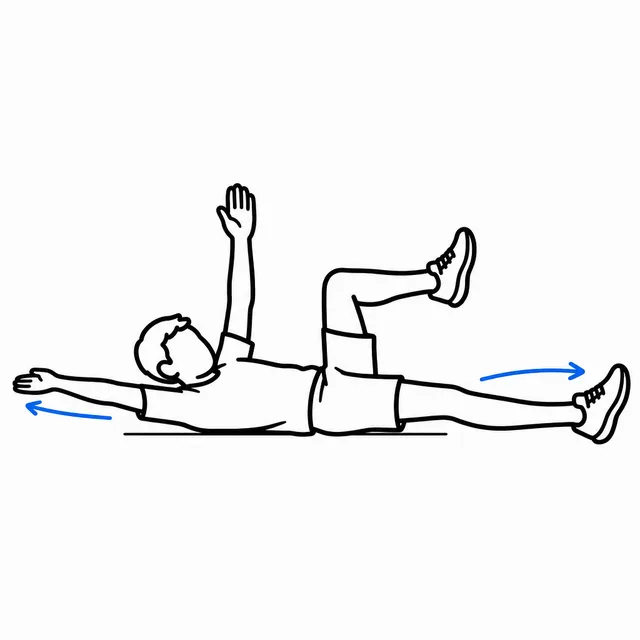
#> input picture media/draw/C1.webp, 640 x 640 px
$ python finalize-mask.py ../media/draw/C1.webp ../media/draw/C3.webp
#> lines starting #> are read from the running program, lines starting #| are printed output that depends on the picture
"""Cut a mask drawing out of its flat background and save it small for the phone.

Usage: python3 tools/finalize-mask.py <source.png> <media/masks/mN.webp>

The background is flood-filled from the four corners, so the light area inside the cage
(which the fill can't reach) stays solid. The alpha edge is thresholded then softened one
pixel, because generated edges are never clean.
"""
import sys
from PIL import Image, ImageDraw, ImageFilter

src, out = sys.argv[1], sys.argv[2]
im = Image.open(src).convert('RGB')
#> im is the input picture: PIL image 640x640 RGB; mean R, G, B 243.3, 243.5, 243.8
w, h = im.size
#> w = 640; h = 640
KEY = (255, 0, 255)
work = im.copy()
for xy in [(0, 0), (w - 1, 0), (0, h - 1), (w - 1, h - 1), (w // 2, 0), (w // 2, h - 1), (0, h // 2), (w - 1, h // 2)]:
    ImageDraw.floodfill(work, xy, KEY, thresh=28)
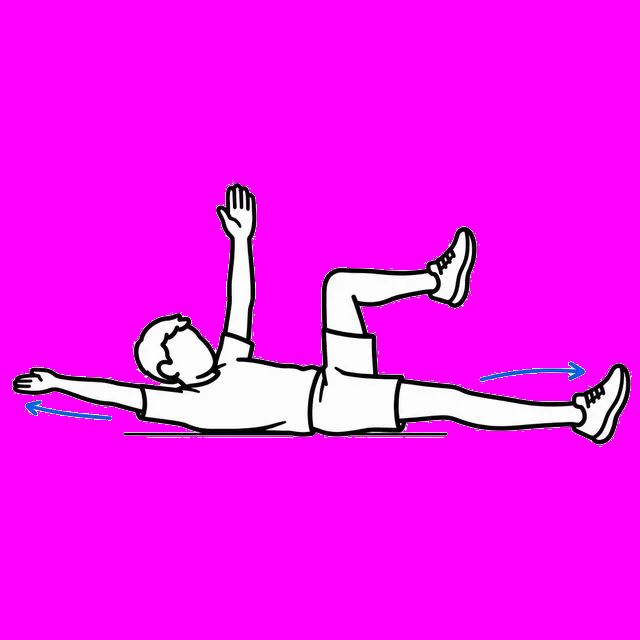
#> work: PIL image 640x640 RGB; mean R, G, B 245.1, 21.7, 245.5
alpha = Image.new('L', (w, h), 255)
#> alpha: PIL image 640x640 L; every value is 255
ap = alpha.load()
wp = work.load()
for y in range(h):
    for x in range(w):
        if wp[x, y] == KEY:
            ap[x, y] = 0
# Pull the edge in one pixel to lose the light fringe, then soften it.
alpha = alpha.filter(ImageFilter.MinFilter(3)).filter(ImageFilter.GaussianBlur(0.8))
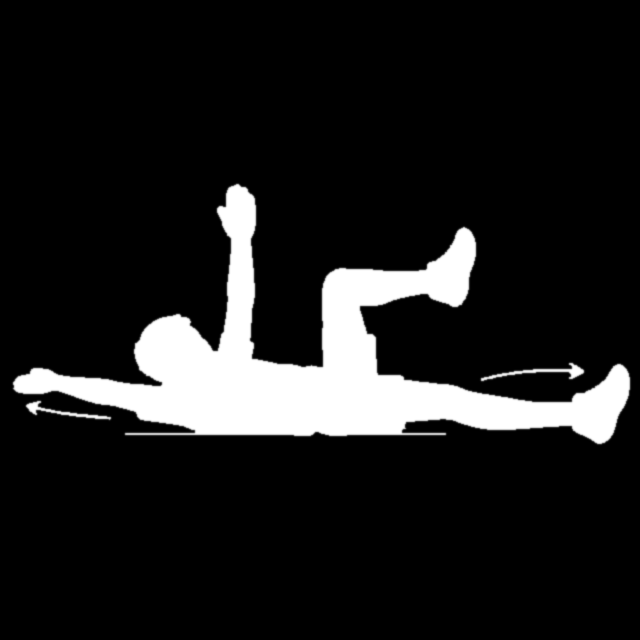
#> alpha: PIL image 640x640 L; min 0, max 255, mean 29
rgba = im.convert('RGBA')
rgba.putalpha(alpha)
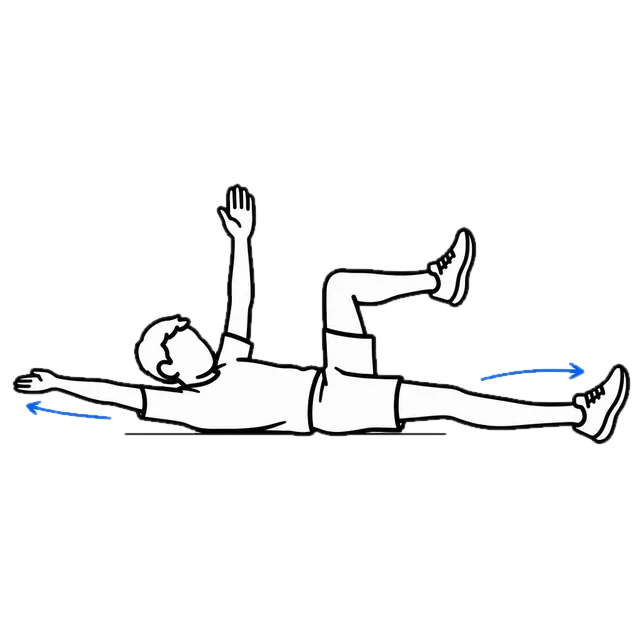
#> rgba: PIL image 640x640 RGBA; mean R, G, B, A 243.3, 243.5, 243.8, 29; transparent parts drawn white
box = rgba.getbbox()
#> box = (11, 182, 632, 446)
rgba = rgba.crop(box)
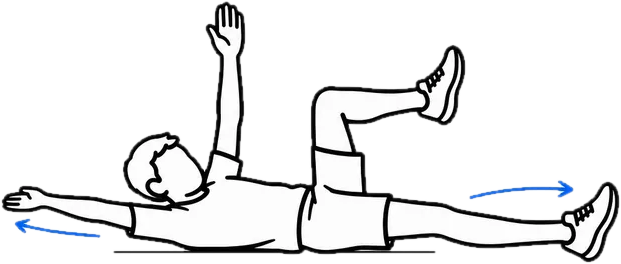
#> rgba: PIL image 621x264 RGBA; mean R, G, B, A 228.7, 229.2, 230, 72.5; transparent parts drawn white
side = max(rgba.size)
#> side = 621
pad = int(side * 0.04)
#> pad = 24
sq = Image.new('RGBA', (side + 2 * pad, side + 2 * pad), (0, 0, 0, 0))
#> sq: PIL image 669x669 RGBA; every value is 0
sq.paste(rgba, ((side - rgba.size[0]) // 2 + pad, (side - rgba.size[1]) // 2 + pad))
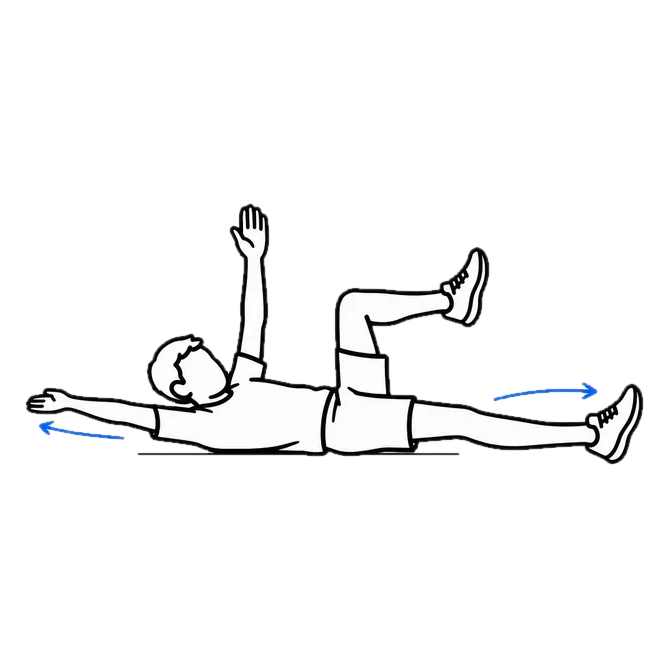
#> sq: PIL image 669x669 RGBA; mean R, G, B, A 83.8, 84, 84.2, 26.6; transparent parts drawn white
sq = sq.resize((512, 512), Image.LANCZOS)
#> sq: PIL image 512x512 RGBA
sq.save(out, 'WEBP', quality=88, method=6)
print(out, sq.size)
#| ../media/draw/C3.webp (512, 512)

$ run again, on media/draw/C6.webp
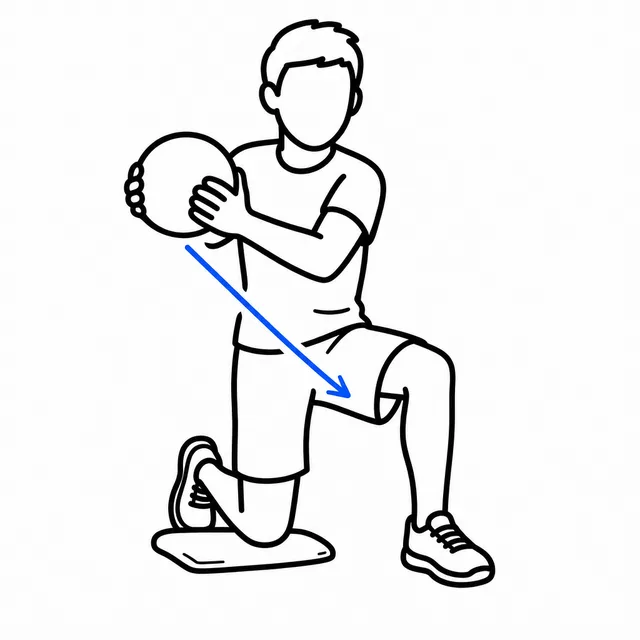
#> input picture media/draw/C6.webp, 640 x 640 px
#> im is the input picture: PIL image 640x640 RGB; mean R, G, B 237.6, 237.9, 238.4
#> after the loop `for xy in [(0, 0), (w - 1, 0), (0, h - 1), (w - 1, h - 1), (w // 2, 0)..`:
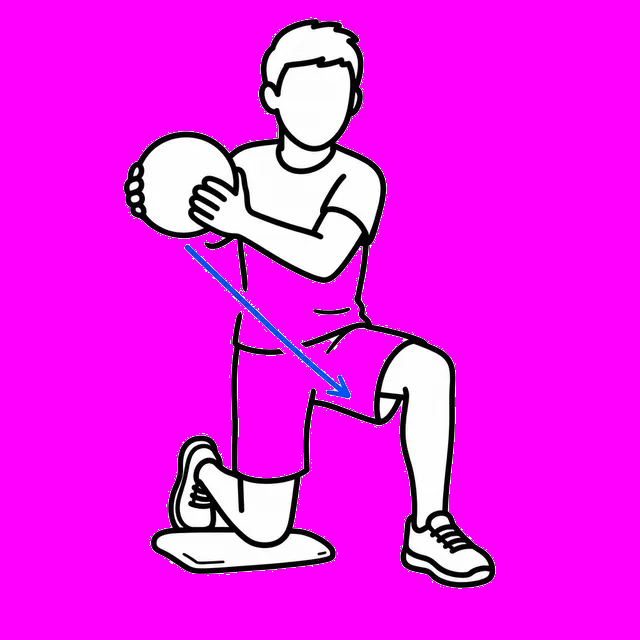
#> work: PIL image 640x640 RGB; mean R, G, B 238.8, 30.9, 239.5
#> box = (122, 17, 497, 590)
#> `sq = sq.resize((512, 512), Image.LANCZOS)`:
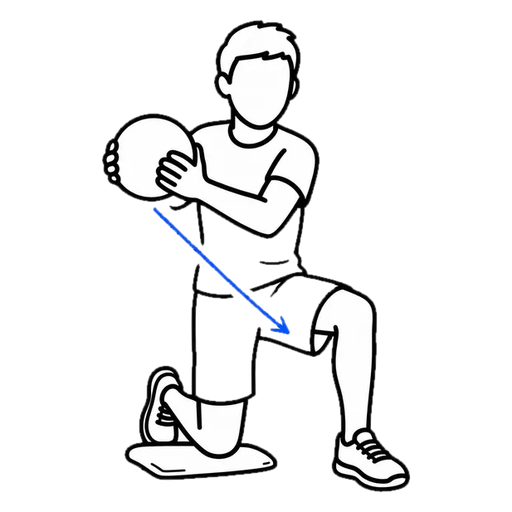
#> sq: PIL image 512x512 RGBA; mean R, G, B, A 34.8, 35.1, 35.6, 46.8; transparent parts drawn white
#| ../media/draw/C6.webp (512, 512)

$ run again, on media/draw/C9.webp
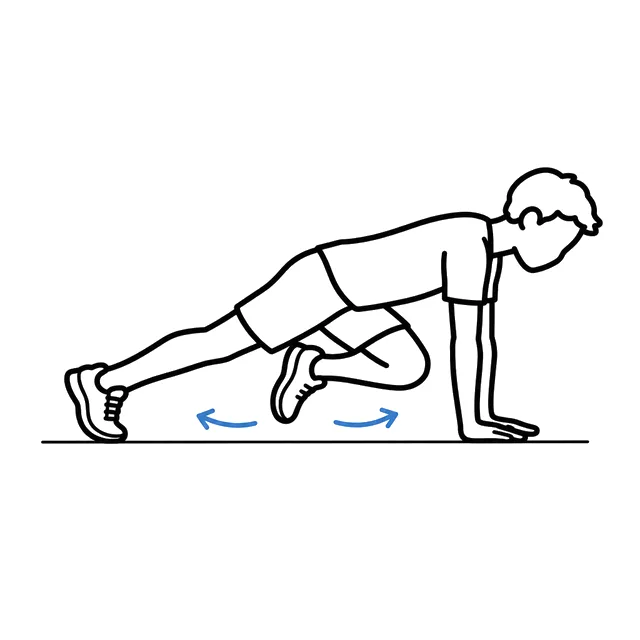
#> input picture media/draw/C9.webp, 640 x 640 px
#> im is the input picture: PIL image 640x640 RGB; mean R, G, B 243.5, 243.6, 243.8
#> `alpha = alpha.filter(ImageFilter.MinFilter(3)).filter(ImageFilter.Gaus..`:
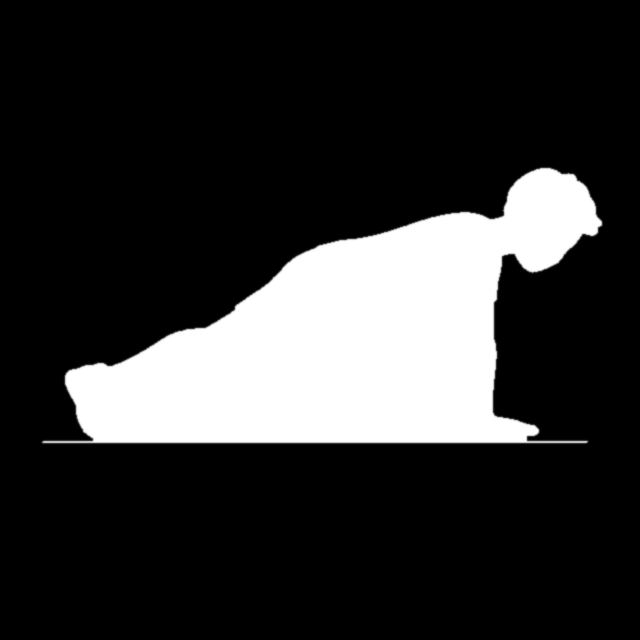
#> alpha: PIL image 640x640 L; min 0, max 255, mean 47.9
#> box = (40, 166, 604, 445)
#> `sq = sq.resize((512, 512), Image.LANCZOS)`:
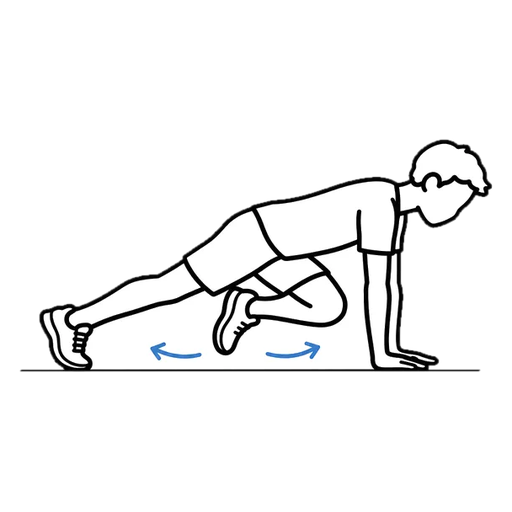
#> sq: PIL image 512x512 RGBA; mean R, G, B, A 42.7, 42.9, 43, 53.1; transparent parts drawn white
#| ../media/draw/C9.webp (512, 512)

$ run again, on media/draw/G1.webp
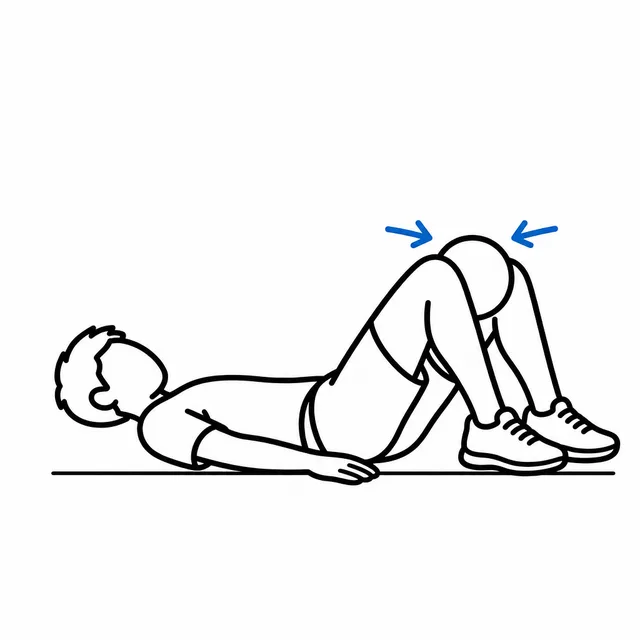
#> input picture media/draw/G1.webp, 640 x 640 px
#> im is the input picture: PIL image 640x640 RGB; mean R, G, B 241, 241.2, 241.4
#> `alpha = alpha.filter(ImageFilter.MinFilter(3)).filter(ImageFilter.Gaus..`:
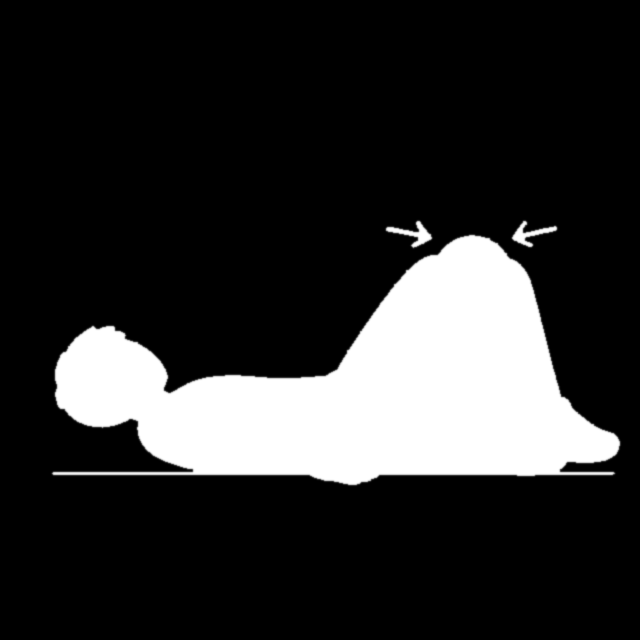
#> alpha: PIL image 640x640 L; min 0, max 255, mean 45.6
#> box = (50, 219, 622, 487)
#> `sq = sq.resize((512, 512), Image.LANCZOS)`:
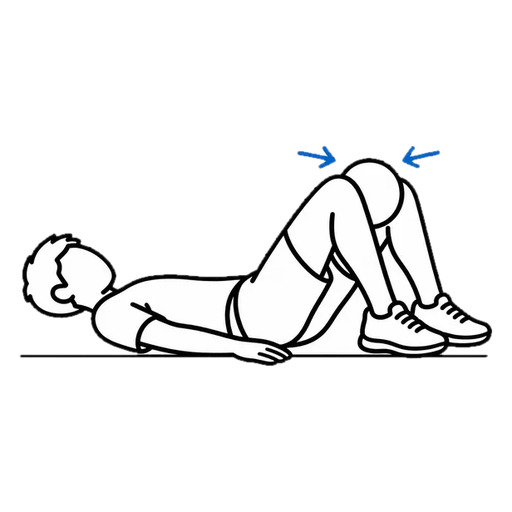
#> sq: PIL image 512x512 RGBA; mean R, G, B, A 37.9, 38.1, 38.4, 49.2; transparent parts drawn white
#| ../media/draw/G1.webp (512, 512)
